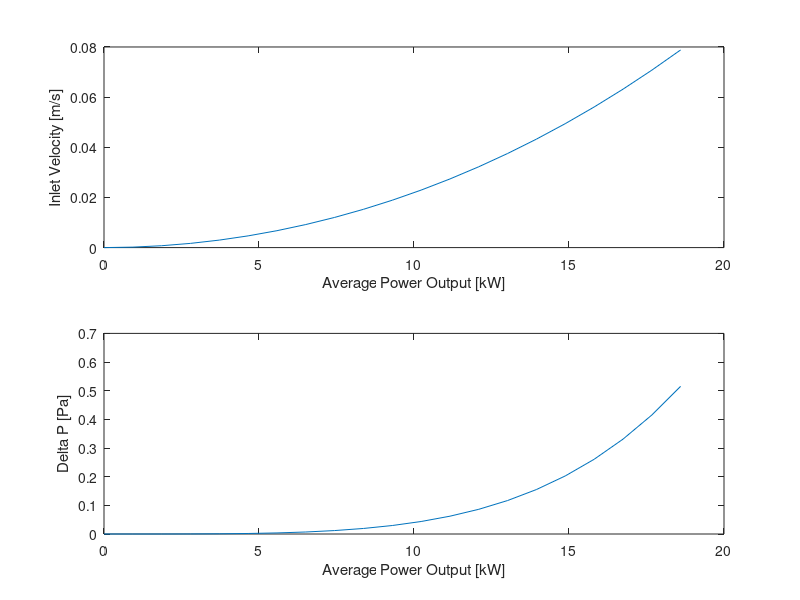

Here is the MATLAB script that generated this plot:
%% Bank of Tubes Analysis on Subpack Cooling
clear all 
close all
%% Assumptions
%Nusselt Number correlation does not technically hold true since our flow
%regieme changes as a function of our velocity, however it is a decent
%enough of an approximation

%Average internal resistance of cell used
%Entropic heat not accounted for

%Air properties only evaluated at 30C and 50C
%% Parameters
P_avg = 18.6; % [kW] Average power 

%Cell Spacing (from center of one cell to another)
s_t = 24*10^-3; % [m] traverse spacing
s_l = 23*10^-3; % [m] longitudinal spacing
s_d = sqrt(s_l^2 + s_t^2); %[m] diagonal spacing

%Constants Based on Cell Config (assuming we are 
C1= 0.35*(s_t/s_l)^(1/5);
C2 = 0.95;

%Cell Properties
T_cell_max = 50; %[C] 
T_ambient = 30; %[C]
N_rows = 6; %Number of rows
D_cell = 21.55 *10^-3; %[m] Cell diameter
R_cell = D_cell/2; % [m] Cell radius
k_cell = 2.15; %[W /m K] approximate average value from a paper
L_cell = 70.15*10^-3; % [m] Cell length/height
SA_cell = L_cell*2*pi*R_cell; %[m^2] Surface Area of cell
R_internal = 0.0135061; % [Ohms]

%Air Properties at 30 C
rho = 1.164; % [kg/m^3]
Cp = 1006; % [J/kg K]
mu = 18.72*10^-6; % [N s/m^2]
k = 26.62*10^-3; % [W/m K] 
Pr = mu*Cp/k; %

%Air Properties at 50 C (Surface Temp)
rho_s = 1.093; % [kg/m^3]
Cp_s = 1007; % [J/kg K]
mu_s = 19.53*10^-6; % [N s/m^2]
k_s = 28.08*10^-3; % [W/m K]
Pr_s = mu_s*Cp_s/k_s; %


%Pack Properties
V_nom = 504; % [V]



%% Calculations

%Matrix Initialization
n = 20; % number of intervals
P = 0:P_avg/n:P_avg;
V_inlet = size(P);
P_delta = size(P);

for i = 1:length(P)
    P_avg = P(i);
    %Heat generation and temperature calcs
    I = (P_avg*1000/V_nom)/3; %[A]
    q_total = I^2*R_internal; % [W]
    q_vol_gen = q_total/(pi*R_cell^2*L_cell); %[W/m^3]
    T_s = T_cell_max-(q_vol_gen*R_cell^2)/(4*k_cell); 
    
    %Heat transfer coefficient 
    h= q_total/((T_s-T_ambient)*SA_cell);
    
    %Flow characteristics
    Nu = h*D_cell/k_s;
    Re_max = Nu/(C1*C2*Pr^0.36*(Pr/Pr_s)^0.25);
    
    %Checking where max velocity occurs
    A1 = (s_t-D_cell);
    A2 = 2*(s_d-D_cell);
    if A2<A1
        V_max = Re_max*mu/(rho*2*(s_d-D_cell)); %Vmax is at A2
        V_inlet(i) = V_max*2*(s_d-D_cell)/s_t;
    else
        V_max = Re_max*mu/(rho*(s_t-D_cell)); %Vmax is at A1
        V_inlet(i) = V_max*2*(s_t-D_cell)/s_t;
    end
    
    %Pressure Drop
    
    P_l = s_l/D_cell;
    P_t = s_t/D_cell;
    P_ratio = P_t/P_l;
    %Rough estimates of pressure drop coefficient
    X=1.1; 
    f = 0.9;
    P_delta(i) = N_rows*X*(rho*V_max^2/2)*f; %[Pa]
end

%% Plotting
figure()
subplot(2,1,1)
plot(P,V_inlet)
ylabel('Inlet Velocity [m/s]')
xlabel('Average Power Output [kW]')

subplot(2,1,2)
plot(P,P_delta)
ylabel('Delta P [Pa]')
xlabel('Average Power Output [kW]')